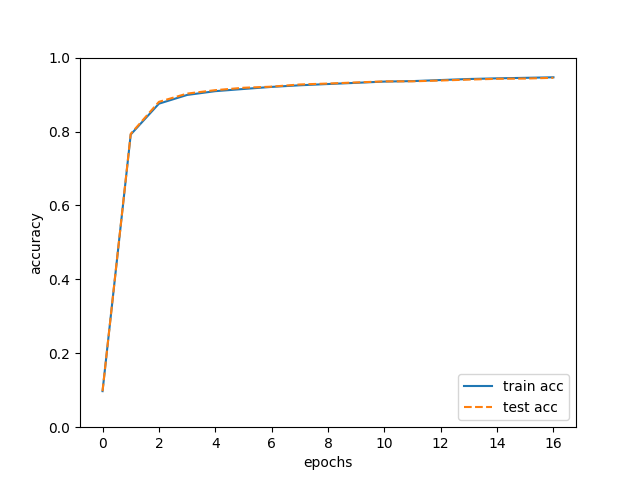

Write Python code to recreate this figure.
# coding: utf-8
import sys, os

# sys.path.append(os.pardir)  # 将父目录添加到系统路径中，以便导入父目录中的模块

ROOT_DIR = os.path.abspath(os.path.join(os.path.dirname(__file__), ".."))
print(f"ROOT_DIR = ", ROOT_DIR)  # /root/private/fishbook/deep-learning-from-scratch
sys.path.append(ROOT_DIR)

import numpy as np
import matplotlib.pyplot as plt
from dataset.mnist import load_mnist
from two_layer_net import TwoLayerNet

import math

# 使用 load_mnist() 函数加载 MNIST 数据集，并进行归一化处理和 One-hot 编码
(train_img, train_label), (test_img, test_label) = load_mnist(
    normalize=True, one_hot_label=True
)

# 打印训练数据的形状
print(f"train_img.shape = ", train_img.shape)  # (60000, 784) , 即 60000 张 28x28 的图像
print(
    f"train_label.shape = ", train_label.shape
)  # (60000, 10) ，每个样本对应一个 10 维的 one-hot 标签
print(f"test_img.shape = ", test_img.shape)  # test_img.shape =  (10000, 784)
print(f"test_label.shape = ", test_label.shape)  # test_label.shape =  (10000, 10)

# NOTE 创建一个两层神经网络实例
# 输入层大小为 784，隐藏层大小为 50，输出层大小为 10（数字类别数）
network = TwoLayerNet(input_size=784, hidden_size=50, output_size=10)
print(f"network: \n", network)
# <two_layer_net.TwoLayerNet object at 0x7f39ba03bdf0>
print(f"network.params.keys(): \n", network.params.keys())
# dict_keys(['W1', 'b1', 'W2', 'b2'])

# 设置训练用的超参数
iters_num = 10000  # 梯度下降的总迭代次数，已知 1 个 Epoch 需要 600 次迭代，那么10000次迭代相当于 16.6个 Epoch
train_size = train_img.shape[0]  # 取出第一维度：训练数据总数 (60000)
batch_size = 100  # 每次训练使用的样本数量（批量大小）
learning_rate = 0.1  # 学习率

# 初始化记录训练过程的列表
train_loss_list = []  # 每次迭代的损失值
train_acc_list = []  # 每个 epoch 的训练准确率
test_acc_list = []  # 每个 epoch 的测试准确率

# 计算每个 epoch 需要的迭代次数，处理 100 张图片（一个 batch_size） = 1 次迭代 = 网络权重更新 1 次
# epoch 含义：所有训练数据均被遍历一次的迭代总数。此处为 60000 / 100 = 600 次。
iter_per_epoch = max(train_size / batch_size, 1)
print(f"iter_per_epoch = ", iter_per_epoch)  # iter_per_epoch =  600.0

print("Train beginning ...")

# 开始训练循环
for i in range(iters_num):
    batch_mask = np.random.choice(train_size, batch_size)  # 随机选择一个批次(100个)数据
    # print(f"batch_mask.shape = ", batch_mask.shape)  # batch_mask.shape =  (100,)
    # print(f"batch_mask: \n", batch_mask)  # 打印这 100 个随机数据，如 [233 3818 ... 20645]
    x_batch_train = train_img[batch_mask]
    # print(f"x_batch_train.shape = ", x_batch_train.shape)  # x_batch_train.shape =  (100, 784)
    t_batch_label = train_label[batch_mask]
    # print(f"t_batch_label.shape = ", t_batch_label.shape)  # t_batch_label.shape =  (100, 10)

    # 计算梯度
    # grad = network.numerical_gradient(x_batch_train, t_batch_label)  # 数值微分法计算梯度（较慢）
    grad = network.gradient(
        x_batch_train, t_batch_label
    )  # 反向传播法计算梯度（较快！）
    # print(f"grad = ", grad)
    # grad = {
    #     "W2": array(
    #         [
    #             [
    #                 -3.02591404e-04,
    #                 1.68036124e-03,
    #                 1.92047490e-04,
    #                 -9.28796297e-04,
    #                 2.19761318e-04,
    #                 -8.03303253e-04,
    #                 1.16255410e-03,
    #                 4.12926815e-03,
    #                 -1.18224391e-05,
    #                 -5.33747890e-03,
    #             ],
    #             [
    #                 3.19121812e-03,
    #                 3.20755481e-03,
    #                 4.91387930e-03,
    #                 -1.11577995e-02,
    #                 9.33311254e-05,
    #                 -1.28623014e-02,
    #                 6.59261287e-03,
    #                 7.27906352e-04,
    #                 4.56815430e-03,
    #                 7.25443990e-04,
    #             ],
    #             [
    #                 2.94223563e-03,
    #                 2.30848983e-03,
    #                 6.36363942e-03,
    #                 -1.60065684e-03,
    #                 4.31178900e-04,
    #                 -1.77934400e-02,
    #                 6.33702905e-03,
    #                 -2.65042792e-03,
    #                 1.28474528e-03,
    #                 2.37720667e-03,
    #             ],
    #             [
    #                 2.13293770e-03,
    #                 4.89379972e-04,
    #                 1.32759974e-03,
    #                 7.75059923e-04,
    #                 7.73427803e-04,
    #                 -1.03120242e-02,
    #                 2.05038224e-03,
    #                 2.00982053e-03,
    #                 4.26398899e-03,
    #                 -3.51057271e-03,
    #             ],
    #             [
    #                 2.70132022e-03,
    #                 1.16742258e-03,
    #                 5.84104319e-03,
    #                 -4.74799147e-03,
    #                 -4.79088021e-03,
    #                 -1.67902923e-02,
    #                 6.85856187e-03,
    #                 2.96388287e-03,
    #                 3.16284077e-03,
    #                 3.63409243e-03,
    #             ],
    #             [
    #                 1.60436108e-03,
    #                 2.14239203e-03,
    #                 2.44279615e-03,
    #                 -7.06862325e-03,
    #                 -2.99783542e-03,
    #                 -3.49377485e-03,
    #                 7.09910545e-03,
    #                 -2.88978362e-03,
    #                 2.58663262e-03,
    #                 5.74729825e-04,
    #             ],
    #             [
    #                 1.21803222e-03,
    #                 2.27417632e-04,
    #                 1.75940529e-03,
    #                 2.51130891e-03,
    #                 3.55359076e-04,
    #                 -1.06733395e-02,
    #                 4.51570326e-03,
    #                 3.35987372e-04,
    #                 2.59659053e-03,
    #                 -2.84646477e-03,
    #             ],
    #             [
    #                 3.13018670e-03,
    #                 2.87660009e-03,
    #                 5.55037661e-03,
    #                 -2.55344613e-04,
    #                 3.35768842e-03,
    #                 -1.83185377e-02,
    #                 6.08425428e-03,
    #                 1.53673472e-04,
    #                 1.60083259e-03,
    #                 -4.17972981e-03,
    #             ],
    #             [
    #                 4.45456456e-03,
    #                 2.77217234e-03,
    #                 7.73529280e-03,
    #                 -8.59372605e-03,
    #                 -3.57548991e-03,
    #                 -2.25378852e-02,
    #                 8.68743661e-03,
    #                 2.99299838e-03,
    #                 4.38758757e-03,
    #                 3.67704893e-03,
    #             ],
    #             [
    #                 2.43861314e-03,
    #                 2.12768982e-03,
    #                 3.75916107e-03,
    #                 -2.55833621e-03,
    #                 7.36665868e-04,
    #                 -7.23682369e-03,
    #                 4.27667085e-03,
    #                 -2.60296012e-03,
    #                 7.16329635e-05,
    #                 -1.01231369e-03,
    #             ],
    #             [
    #                 1.30345513e-03,
    #                 6.75206984e-04,
    #                 4.09486013e-03,
    #                 3.09250919e-03,
    #                 -2.05345898e-03,
    #                 -7.38392789e-03,
    #                 2.49371057e-03,
    #                 -3.58577767e-03,
    #                 -2.61619643e-04,
    #                 1.62504218e-03,
    #             ],
    #             [
    #                 8.88534953e-05,
    #                 3.01849668e-03,
    #                 3.16424852e-03,
    #                 -9.56850196e-03,
    #                 2.65252973e-04,
    #                 -4.37027099e-03,
    #                 6.55767886e-03,
    #                 -4.96562685e-03,
    #                 3.54552500e-03,
    #                 2.26434428e-03,
    #             ],
    #             [
    #                 3.73157199e-03,
    #                 4.10099335e-03,
    #                 5.81796233e-03,
    #                 -8.23570181e-03,
    #                 3.34558954e-03,
    #                 -1.94032644e-02,
    #                 7.65596796e-03,
    #                 -1.78223916e-03,
    #                 3.84708085e-03,
    #                 9.22039358e-04,
    #             ],
    #             [
    #                 3.46644381e-03,
    #                 3.53054925e-03,
    #                 5.73078457e-03,
    #                 -9.40980773e-03,
    #                 -1.21026393e-03,
    #                 -1.76987281e-02,
    #                 7.71521245e-03,
    #                 -4.19446091e-04,
    #                 4.99121952e-03,
    #                 3.30403622e-03,
    #             ],
    #             [
    #                 4.44081332e-03,
    #                 1.19592515e-03,
    #                 7.14374405e-03,
    #                 2.03176914e-03,
    #                 -3.72741583e-04,
    #                 -2.38209754e-02,
    #                 7.98579752e-03,
    #                 5.81808745e-03,
    #                 2.53428706e-04,
    #                 -4.67584832e-03,
    #             ],
    #             [
    #                 1.55513395e-03,
    #                 9.57800752e-04,
    #                 4.48539981e-03,
    #                 -4.40343529e-04,
    #                 -2.75195106e-03,
    #                 -8.36881783e-03,
    #                 4.32776860e-03,
    #                 -2.94422602e-03,
    #                 -4.97939310e-04,
    #                 3.67717466e-03,
    #             ],
    #             [
    #                 2.04827691e-03,
    #                 1.85086923e-03,
    #                 4.73671065e-03,
    #                 -5.35680917e-03,
    #                 -3.26434676e-03,
    #                 -1.28726209e-02,
    #                 6.16897700e-03,
    #                 2.50908113e-03,
    #                 1.92620343e-03,
    #                 2.25365851e-03,
    #             ],
    #             [
    #                 4.23335281e-03,
    #                 2.07274979e-03,
    #                 6.22826816e-03,
    #                 -5.31432909e-03,
    #                 1.16372824e-03,
    #                 -1.74876597e-02,
    #                 4.46823779e-03,
    #                 5.82610324e-03,
    #                 3.16276110e-03,
    #                 -4.35321238e-03,
    #             ],
    #             [
    #                 1.62257434e-03,
    #                 1.52042989e-03,
    #                 2.10831233e-03,
    #                 -7.53188622e-05,
    #                 2.30073630e-03,
    #                 -2.15359884e-03,
    #                 1.63476387e-03,
    #                 -2.14924877e-04,
    #                 1.78173515e-03,
    #                 -8.52470931e-03,
    #             ],
    #             [
    #                 4.11109431e-03,
    #                 2.93138060e-03,
    #                 7.28523938e-03,
    #                 -5.62902781e-03,
    #                 3.09275623e-04,
    #                 -2.09032509e-02,
    #                 7.23024669e-03,
    #                 4.80389453e-03,
    #                 3.50719824e-03,
    #                 -3.64605067e-03,
    #             ],
    #             [
    #                 4.07886897e-03,
    #                 1.99558542e-03,
    #                 7.71570417e-03,
    #                 -4.46868814e-03,
    #                 -5.07281221e-04,
    #                 -2.12215394e-02,
    #                 7.02507164e-03,
    #                 5.36880417e-04,
    #                 4.06797605e-03,
    #                 7.77422054e-04,
    #             ],
    #             [
    #                 4.69001320e-03,
    #                 1.11884547e-03,
    #                 6.52978941e-03,
    #                 -4.43299299e-04,
    #                 -2.00896417e-04,
    #                 -2.21661329e-02,
    #                 6.78900981e-03,
    #                 5.73158222e-03,
    #                 1.70183887e-03,
    #                 -3.75075040e-03,
    #             ],
    #             [
    #                 4.05013772e-03,
    #                 1.97197819e-03,
    #                 7.57163828e-03,
    #                 7.32728841e-05,
    #                 -5.81502434e-04,
    #                 -2.49189962e-02,
    #                 7.82367032e-03,
    #                 2.56212699e-03,
    #                 3.51593427e-03,
    #                 -2.06826002e-03,
    #             ],
    #             [
    #                 1.73051862e-03,
    #                 6.33259749e-04,
    #                 4.46065139e-03,
    #                 1.78894112e-03,
    #                 -1.14512444e-03,
    #                 -7.92145322e-03,
    #                 2.99513146e-03,
    #                 1.76023744e-03,
    #                 9.77283209e-04,
    #                 -5.27944533e-03,
    #             ],
    #             [
    #                 4.12446692e-04,
    #                 1.98251288e-03,
    #                 1.11789741e-05,
    #                 -2.47374501e-03,
    #                 -2.74609522e-04,
    #                 -4.11605612e-03,
    #                 4.24986550e-03,
    #                 -4.38700014e-04,
    #                 9.28582400e-04,
    #                 -2.81475785e-04,
    #             ],
    #             [
    #                 5.58708382e-04,
    #                 1.79386539e-03,
    #                 2.93239036e-03,
    #                 -5.31600128e-03,
    #                 -2.25933924e-03,
    #                 -7.82675317e-03,
    #                 5.97350051e-03,
    #                 -9.41463932e-04,
    #                 3.17326180e-03,
    #                 1.91183116e-03,
    #             ],
    #             [
    #                 7.65499494e-04,
    #                 2.73577873e-03,
    #                 2.18586951e-03,
    #                 -1.74185718e-03,
    #                 1.78463875e-03,
    #                 -9.62969895e-03,
    #                 5.63564505e-03,
    #                 -1.32360916e-03,
    #                 2.09247825e-03,
    #                 -2.50474449e-03,
    #             ],
    #             [
    #                 1.06839253e-03,
    #                 2.03504510e-03,
    #                 1.18453801e-03,
    #                 7.25426294e-04,
    #                 4.20784746e-03,
    #                 -2.87231089e-03,
    #                 5.93851802e-04,
    #                 -3.75923564e-03,
    #                 2.24409685e-03,
    #                 -5.42765152e-03,
    #             ],
    #             [
    #                 2.67726408e-04,
    #                 2.85647178e-03,
    #                 1.88958268e-03,
    #                 -6.57519091e-03,
    #                 4.33913581e-04,
    #                 -1.75092764e-03,
    #                 1.69417394e-03,
    #                 -6.39852588e-03,
    #                 3.89267721e-03,
    #                 3.69009883e-03,
    #             ],
    #             [
    #                 6.16510182e-04,
    #                 2.79105068e-03,
    #                 1.82593886e-03,
    #                 -2.23951751e-03,
    #                 2.18140606e-03,
    #                 -3.29351352e-03,
    #                 4.31412241e-03,
    #                 -3.38836159e-03,
    #                 -2.84247690e-04,
    #                 -2.52338788e-03,
    #             ],
    #             [
    #                 1.71648677e-03,
    #                 1.04772645e-03,
    #                 5.51631111e-03,
    #                 4.80631126e-04,
    #                 -9.50606609e-04,
    #                 -8.02041548e-03,
    #                 2.72569616e-03,
    #                 6.15734918e-04,
    #                 -5.04545185e-04,
    #                 -2.62701926e-03,
    #             ],
    #             [
    #                 1.22110369e-03,
    #                 8.40787576e-04,
    #                 8.95891806e-04,
    #                 -2.59959586e-03,
    #                 7.77783040e-04,
    #                 -2.14065921e-03,
    #                 7.51702296e-04,
    #                 -1.58454003e-04,
    #                 8.04839450e-04,
    #                 -3.93398791e-04,
    #             ],
    #             [
    #                 2.53648279e-03,
    #                 4.95522081e-04,
    #                 4.69149186e-03,
    #                 2.49555632e-03,
    #                 -5.28750803e-04,
    #                 -1.40727222e-02,
    #                 3.57500185e-03,
    #                 2.26258530e-03,
    #                 1.73721400e-03,
    #                 -3.19238126e-03,
    #             ],
    #             [
    #                 4.52916642e-03,
    #                 2.01268452e-03,
    #                 8.29197612e-03,
    #                 -8.36061447e-03,
    #                 -2.29110274e-03,
    #                 -1.94991638e-02,
    #                 5.77414898e-03,
    #                 2.30419691e-03,
    #                 6.78644289e-03,
    #                 4.52265135e-04,
    #             ],
    #             [
    #                 8.62287172e-04,
    #                 2.22580221e-03,
    #                 4.58592603e-03,
    #                 -7.20763790e-03,
    #                 -3.21422900e-03,
    #                 -1.18862065e-02,
    #                 7.55839667e-03,
    #                 2.58009606e-03,
    #                 2.48513609e-03,
    #                 2.01042916e-03,
    #             ],
    #             [
    #                 2.10640160e-03,
    #                 4.45059651e-04,
    #                 4.58604880e-03,
    #                 8.31130294e-04,
    #                 -4.18464979e-03,
    #                 -7.55071534e-03,
    #                 3.14514199e-03,
    #                 5.06919825e-03,
    #                 -7.56688944e-04,
    #                 -3.69092651e-03,
    #             ],
    #             [
    #                 2.40627291e-03,
    #                 1.98717142e-03,
    #                 3.41396556e-03,
    #                 -3.08824682e-03,
    #                 -1.20804483e-03,
    #                 -1.06313281e-02,
    #                 6.31331160e-03,
    #                 -7.75455918e-04,
    #                 1.85637367e-04,
    #                 1.39671682e-03,
    #             ],
    #             [
    #                 1.34341706e-03,
    #                 4.47788959e-04,
    #                 1.47897688e-03,
    #                 -1.47997890e-04,
    #                 7.13884856e-04,
    #                 -7.15593386e-03,
    #                 2.87262127e-03,
    #                 2.11957201e-03,
    #                 1.93938058e-03,
    #                 -3.61170986e-03,
    #             ],
    #             [
    #                 2.69572213e-03,
    #                 3.19645019e-03,
    #                 5.24593190e-03,
    #                 -9.72570650e-03,
    #                 -4.86949742e-04,
    #                 -1.20285673e-02,
    #                 3.70020844e-03,
    #                 3.76296760e-03,
    #                 1.91509229e-03,
    #                 1.72485098e-03,
    #             ],
    #             [
    #                 1.24585312e-03,
    #                 1.99533690e-03,
    #                 2.74538591e-03,
    #                 -3.25729054e-03,
    #                 1.21577967e-03,
    #                 -1.07992057e-02,
    #                 6.41304648e-03,
    #                 -8.92562017e-04,
    #                 3.59123332e-03,
    #                 -2.25757714e-03,
    #             ],
    #             [
    #                 1.86277035e-03,
    #                 2.52203137e-03,
    #                 1.41001699e-03,
    #                 -3.83422867e-03,
    #                 5.41659028e-04,
    #                 -6.27113019e-03,
    #                 2.07825267e-03,
    #                 2.96569945e-03,
    #                 2.42590545e-03,
    #                 -3.70097646e-03,
    #             ],
    #             [
    #                 5.53903908e-04,
    #                 7.42707294e-04,
    #                 2.32999980e-03,
    #                 2.07158053e-03,
    #                 1.58283563e-04,
    #                 -8.87748271e-03,
    #                 4.15397023e-03,
    #                 -4.43071779e-03,
    #                 9.67902054e-05,
    #                 3.20096497e-03,
    #             ],
    #             [
    #                 1.43657988e-03,
    #                 2.23974342e-03,
    #                 2.85298874e-03,
    #                 -4.67720570e-03,
    #                 -7.86222302e-04,
    #                 -5.46684559e-03,
    #                 2.25082164e-03,
    #                 4.33911524e-03,
    #                 3.80190679e-03,
    #                 -5.99088213e-03,
    #             ],
    #             [
    #                 2.32114826e-03,
    #                 1.71899931e-03,
    #                 3.92173174e-03,
    #                 -4.89176073e-03,
    #                 3.76241882e-04,
    #                 -1.83800887e-02,
    #                 6.22341238e-03,
    #                 5.61793069e-04,
    #                 3.47893646e-03,
    #                 4.66958633e-03,
    #             ],
    #             [
    #                 1.77538120e-03,
    #                 2.27299828e-03,
    #                 3.38423604e-03,
    #                 -4.55500718e-03,
    #                 2.56053212e-03,
    #                 -3.90818741e-03,
    #                 3.26600806e-03,
    #                 -7.26074992e-04,
    #                 2.69918757e-03,
    #                 -6.76907370e-03,
    #             ],
    #             [
    #                 1.14590636e-03,
    #                 2.57307628e-03,
    #                 3.45264111e-03,
    #                 -2.36154806e-03,
    #                 3.59298212e-03,
    #                 -9.16615288e-03,
    #                 2.33002591e-03,
    #                 2.08429685e-03,
    #                 7.79912147e-04,
    #                 -4.43113984e-03,
    #             ],
    #             [
    #                 1.12964776e-03,
    #                 2.12060742e-03,
    #                 1.75470998e-03,
    #                 -5.02454152e-03,
    #                 2.45685129e-03,
    #                 -4.99300370e-03,
    #                 4.91840430e-03,
    #                 -1.36068065e-03,
    #                 1.29795570e-03,
    #                 -2.29995057e-03,
    #             ],
    #             [
    #                 4.22078883e-03,
    #                 1.99791889e-03,
    #                 5.78153923e-03,
    #                 -5.30372743e-04,
    #                 1.64633912e-04,
    #                 -1.36180792e-02,
    #                 2.69987185e-03,
    #                 1.32303831e-03,
    #                 2.62599821e-03,
    #                 -4.66533727e-03,
    #             ],
    #             [
    #                 8.09292474e-04,
    #                 2.73058374e-03,
    #                 3.08738283e-03,
    #                 -1.90229931e-03,
    #                 4.15026219e-04,
    #                 -9.57561550e-03,
    #                 5.74197348e-03,
    #                 -2.42751300e-03,
    #                 2.27690681e-03,
    #                 -1.15573775e-03,
    #             ],
    #             [
    #                 2.49309426e-03,
    #                 3.94730075e-03,
    #                 6.25668112e-03,
    #                 -1.04284152e-02,
    #                 -6.81247159e-05,
    #                 -3.25731661e-03,
    #                 3.93118169e-03,
    #                 -7.94962734e-04,
    #                 1.29516804e-03,
    #                 -3.37460660e-03,
    #             ],
    #         ]
    #     ),
    #     "b2": array(
    #         [
    #             4.75256617e-03,
    #             4.13407816e-03,
    #             8.63340043e-03,
    #             -8.23261109e-03,
    #             1.25460721e-05,
    #             -2.25158132e-02,
    #             9.27117309e-03,
    #             1.37190791e-03,
    #             5.14526757e-03,
    #             -2.57251510e-03,
    #         ]
    #     ),
    #     "W1": array(
    #         [
    #             [0.0, 0.0, 0.0, ..., 0.0, 0.0, 0.0],
    #             [0.0, 0.0, 0.0, ..., 0.0, 0.0, 0.0],
    #             [0.0, 0.0, 0.0, ..., 0.0, 0.0, 0.0],
    #             ...,
    #             [0.0, 0.0, 0.0, ..., 0.0, 0.0, 0.0],
    #             [0.0, 0.0, 0.0, ..., 0.0, 0.0, 0.0],
    #             [0.0, 0.0, 0.0, ..., 0.0, 0.0, 0.0],
    #         ],
    #         shape=(784, 50),
    #     ),
    #     "b1": array(
    #         [
    #             0.00672237,
    #             0.00095259,
    #             -0.00116602,
    #             -0.00649293,
    #             0.00459732,
    #             0.00097653,
    #             -0.00900972,
    #             -0.00449281,
    #             0.00152506,
    #             0.00129778,
    #             0.00196454,
    #             0.00347389,
    #             -0.00434883,
    #             0.00095782,
    #             0.00161871,
    #             0.00508116,
    #             0.0026564,
    #             -0.00030045,
    #             -0.00055056,
    #             -0.00188862,
    #             -0.00181891,
    #             -0.00240982,
    #             -0.00203879,
    #             0.00160279,
    #             -0.00175507,
    #             0.00203324,
    #             -0.00397826,
    #             -0.00393805,
    #             -0.00301663,
    #             0.00071135,
    #             -0.00225752,
    #             0.00357225,
    #             0.00134128,
    #             -0.00445035,
    #             0.00631149,
    #             0.00553616,
    #             0.00182376,
    #             -0.00398091,
    #             -0.00062893,
    #             -0.00027832,
    #             0.0007589,
    #             0.00440979,
    #             0.00089343,
    #             0.00125004,
    #             -0.00818935,
    #             0.0063013,
    #             0.00241654,
    #             -0.00243102,
    #             -0.00185546,
    #             0.00648305,
    #         ]
    #     ),
    # }

    # print(f"grad.keys() = ", grad.keys())
    # grad.keys() =  dict_keys(['W2', 'b2', 'W1', 'b1'])

    # 更新网络参数（权重和偏置）
    for key in ("W1", "b1", "W2", "b2"):
        network.params[key] -= learning_rate * grad[key]

    # note 计算并记录当前批次的损失
    loss = network.loss(x_batch_train, t_batch_label)
    train_loss_list.append(loss)

    # 每完成一个 epoch（600 次迭代）时，计算训练集和测试集的准确率
    if i % iter_per_epoch == 0:
        print(
            f"Epoch {int(i / iter_per_epoch) + 1}/{math.ceil(iters_num / iter_per_epoch)}"
        )

        train_acc = network.accuracy(train_img, train_label)
        test_acc = network.accuracy(test_img, test_label)
        train_acc_list.append(train_acc)
        test_acc_list.append(test_acc)

        print("train acc, test acc | " + str(train_acc) + ", " + str(test_acc))
        # train acc, test acc | 0.0993, 0.1032

print("Train finished ...")

# 绘制训练结果图表
markers = {"train": "o", "test": "s"}  # 设置训练集和测试集的标记样式
x = np.arange(len(train_acc_list))  # x 轴为 epoch 数

plt.plot(x, train_acc_list, label="train acc")  # 绘制训练准确率曲线
plt.plot(x, test_acc_list, label="test acc", linestyle="--")  # 绘制测试准确率曲线
plt.xlabel("epochs")  # x轴标签
plt.ylabel("accuracy")  # y轴标签
plt.ylim(0, 1.0)  # y轴范围设置为0到1
plt.legend(loc="lower right")  # 设置了 label 后，必须调用 plt.legend() 才会显示图例

# 保存到本地
plt.savefig("ch04/train_neuralnet.png")

# plt.show()  # 显示图表(服务器模式下无法显示图像)
